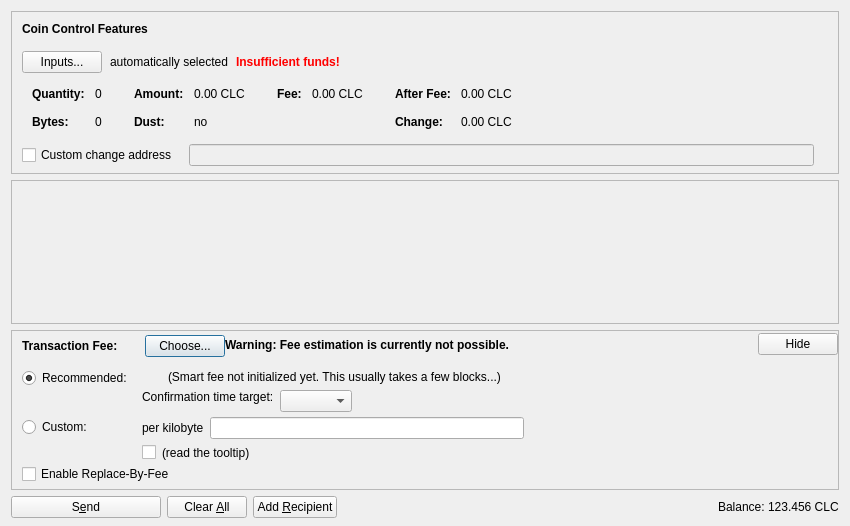
<?xml version="1.0" encoding="UTF-8"?>
<ui version="4.0">
 <class>SendCoinsDialog</class>
 <widget class="QDialog" name="SendCoinsDialog">
  <property name="geometry">
   <rect>
    <x>0</x>
    <y>0</y>
    <width>850</width>
    <height>526</height>
   </rect>
  </property>
  <property name="windowTitle">
   <string>Send Coins</string>
  </property>
  <layout class="QVBoxLayout" name="verticalLayout" stretch="0,1,0,0">
   <property name="bottomMargin">
    <number>8</number>
   </property>
   <item>
    <widget class="QFrame" name="frameCoinControl">
     <property name="sizePolicy">
      <sizepolicy hsizetype="Expanding" vsizetype="Expanding">
       <horstretch>0</horstretch>
       <verstretch>0</verstretch>
      </sizepolicy>
     </property>
     <property name="maximumSize">
      <size>
       <width>16777215</width>
       <height>16777215</height>
      </size>
     </property>
     <property name="frameShape">
      <enum>QFrame::StyledPanel</enum>
     </property>
     <property name="frameShadow">
      <enum>QFrame::Sunken</enum>
     </property>
     <layout class="QVBoxLayout" name="verticalLayoutCoinControl2">
      <property name="spacing">
       <number>0</number>
      </property>
      <property name="leftMargin">
       <number>0</number>
      </property>
      <property name="topMargin">
       <number>0</number>
      </property>
      <property name="rightMargin">
       <number>0</number>
      </property>
      <property name="bottomMargin">
       <number>6</number>
      </property>
      <item>
       <layout class="QVBoxLayout" name="verticalLayoutCoinControl" stretch="0,0,0,0,1">
        <property name="spacing">
         <number>0</number>
        </property>
        <property name="leftMargin">
         <number>10</number>
        </property>
        <property name="topMargin">
         <number>10</number>
        </property>
        <item>
         <layout class="QHBoxLayout" name="horizontalLayoutCoinControl1">
          <property name="bottomMargin">
           <number>15</number>
          </property>
          <item>
           <widget class="QLabel" name="labelCoinControlFeatures">
            <property name="sizePolicy">
             <sizepolicy hsizetype="Preferred" vsizetype="Maximum">
              <horstretch>0</horstretch>
              <verstretch>0</verstretch>
             </sizepolicy>
            </property>
            <property name="font">
             <font>
              <weight>75</weight>
              <bold>true</bold>
             </font>
            </property>
            <property name="styleSheet">
             <string notr="true">font-weight:bold;</string>
            </property>
            <property name="text">
             <string>Coin Control Features</string>
            </property>
           </widget>
          </item>
         </layout>
        </item>
        <item>
         <layout class="QHBoxLayout" name="horizontalLayoutCoinControl2" stretch="0,0,0,0">
          <property name="spacing">
           <number>8</number>
          </property>
          <property name="bottomMargin">
           <number>10</number>
          </property>
          <item>
           <widget class="QPushButton" name="pushButtonCoinControl">
            <property name="styleSheet">
             <string notr="true"/>
            </property>
            <property name="text">
             <string>Inputs...</string>
            </property>
            <property name="autoDefault">
             <bool>false</bool>
            </property>
           </widget>
          </item>
          <item>
           <widget class="QLabel" name="labelCoinControlAutomaticallySelected">
            <property name="text">
             <string>automatically selected</string>
            </property>
            <property name="margin">
             <number>5</number>
            </property>
           </widget>
          </item>
          <item>
           <widget class="QLabel" name="labelCoinControlInsuffFunds">
            <property name="font">
             <font>
              <weight>75</weight>
              <bold>true</bold>
             </font>
            </property>
            <property name="styleSheet">
             <string notr="true">color:red;font-weight:bold;</string>
            </property>
            <property name="text">
             <string>Insufficient funds!</string>
            </property>
            <property name="margin">
             <number>5</number>
            </property>
           </widget>
          </item>
          <item>
           <spacer name="horizontalSpacerCoinControl">
            <property name="orientation">
             <enum>Qt::Horizontal</enum>
            </property>
            <property name="sizeHint" stdset="0">
             <size>
              <width>40</width>
              <height>1</height>
             </size>
            </property>
           </spacer>
          </item>
         </layout>
        </item>
        <item>
         <widget class="QWidget" name="widgetCoinControl" native="true">
          <property name="sizePolicy">
           <sizepolicy hsizetype="Preferred" vsizetype="Preferred">
            <horstretch>0</horstretch>
            <verstretch>0</verstretch>
           </sizepolicy>
          </property>
          <property name="minimumSize">
           <size>
            <width>0</width>
            <height>0</height>
           </size>
          </property>
          <property name="styleSheet">
           <string notr="true"/>
          </property>
          <layout class="QHBoxLayout" name="horizontalLayoutCoinControl5">
           <property name="leftMargin">
            <number>0</number>
           </property>
           <property name="topMargin">
            <number>0</number>
           </property>
           <property name="rightMargin">
            <number>0</number>
           </property>
           <property name="bottomMargin">
            <number>0</number>
           </property>
           <item>
            <layout class="QHBoxLayout" name="horizontalLayoutCoinControl3" stretch="0,0,0,1">
             <property name="spacing">
              <number>20</number>
             </property>
             <property name="topMargin">
              <number>0</number>
             </property>
             <property name="bottomMargin">
              <number>10</number>
             </property>
             <item>
              <layout class="QFormLayout" name="formLayoutCoinControl1">
               <property name="horizontalSpacing">
                <number>10</number>
               </property>
               <property name="verticalSpacing">
                <number>14</number>
               </property>
               <property name="leftMargin">
                <number>10</number>
               </property>
               <property name="topMargin">
                <number>4</number>
               </property>
               <property name="rightMargin">
                <number>6</number>
               </property>
               <item row="0" column="0">
                <widget class="QLabel" name="labelCoinControlQuantityText">
                 <property name="font">
                  <font>
                   <weight>75</weight>
                   <bold>true</bold>
                  </font>
                 </property>
                 <property name="text">
                  <string>Quantity:</string>
                 </property>
                 <property name="margin">
                  <number>0</number>
                 </property>
                </widget>
               </item>
               <item row="0" column="1">
                <widget class="QLabel" name="labelCoinControlQuantity">
                 <property name="cursor">
                  <cursorShape>IBeamCursor</cursorShape>
                 </property>
                 <property name="contextMenuPolicy">
                  <enum>Qt::ActionsContextMenu</enum>
                 </property>
                 <property name="text">
                  <string notr="true">0</string>
                 </property>
                 <property name="margin">
                  <number>0</number>
                 </property>
                 <property name="textInteractionFlags">
                  <set>Qt::LinksAccessibleByMouse|Qt::TextSelectableByKeyboard|Qt::TextSelectableByMouse</set>
                 </property>
                </widget>
               </item>
               <item row="1" column="0">
                <widget class="QLabel" name="labelCoinControlBytesText">
                 <property name="font">
                  <font>
                   <weight>75</weight>
                   <bold>true</bold>
                  </font>
                 </property>
                 <property name="text">
                  <string>Bytes:</string>
                 </property>
                </widget>
               </item>
               <item row="1" column="1">
                <widget class="QLabel" name="labelCoinControlBytes">
                 <property name="cursor">
                  <cursorShape>IBeamCursor</cursorShape>
                 </property>
                 <property name="contextMenuPolicy">
                  <enum>Qt::ActionsContextMenu</enum>
                 </property>
                 <property name="text">
                  <string notr="true">0</string>
                 </property>
                 <property name="textInteractionFlags">
                  <set>Qt::LinksAccessibleByMouse|Qt::TextSelectableByKeyboard|Qt::TextSelectableByMouse</set>
                 </property>
                </widget>
               </item>
              </layout>
             </item>
             <item>
              <layout class="QFormLayout" name="formLayoutCoinControl2">
               <property name="horizontalSpacing">
                <number>10</number>
               </property>
               <property name="verticalSpacing">
                <number>14</number>
               </property>
               <property name="leftMargin">
                <number>6</number>
               </property>
               <property name="topMargin">
                <number>4</number>
               </property>
               <property name="rightMargin">
                <number>6</number>
               </property>
               <item row="0" column="0">
                <widget class="QLabel" name="labelCoinControlAmountText">
                 <property name="font">
                  <font>
                   <weight>75</weight>
                   <bold>true</bold>
                  </font>
                 </property>
                 <property name="text">
                  <string>Amount:</string>
                 </property>
                 <property name="margin">
                  <number>0</number>
                 </property>
                </widget>
               </item>
               <item row="0" column="1">
                <widget class="QLabel" name="labelCoinControlAmount">
                 <property name="cursor">
                  <cursorShape>IBeamCursor</cursorShape>
                 </property>
                 <property name="contextMenuPolicy">
                  <enum>Qt::ActionsContextMenu</enum>
                 </property>
                 <property name="text">
                  <string notr="true">0.00 CLC</string>
                 </property>
                 <property name="textInteractionFlags">
                  <set>Qt::LinksAccessibleByMouse|Qt::TextSelectableByKeyboard|Qt::TextSelectableByMouse</set>
                 </property>
                </widget>
               </item>
               <item row="1" column="0">
                <widget class="QLabel" name="labelCoinControlLowOutputText">
                 <property name="font">
                  <font>
                   <weight>75</weight>
                   <bold>true</bold>
                  </font>
                 </property>
                 <property name="text">
                  <string>Dust:</string>
                 </property>
                </widget>
               </item>
               <item row="1" column="1">
                <widget class="QLabel" name="labelCoinControlLowOutput">
                 <property name="cursor">
                  <cursorShape>IBeamCursor</cursorShape>
                 </property>
                 <property name="contextMenuPolicy">
                  <enum>Qt::ActionsContextMenu</enum>
                 </property>
                 <property name="text">
                  <string notr="true">no</string>
                 </property>
                 <property name="textInteractionFlags">
                  <set>Qt::LinksAccessibleByMouse|Qt::TextSelectableByKeyboard|Qt::TextSelectableByMouse</set>
                 </property>
                </widget>
               </item>
              </layout>
             </item>
             <item>
              <layout class="QFormLayout" name="formLayoutCoinControl3">
               <property name="horizontalSpacing">
                <number>10</number>
               </property>
               <property name="verticalSpacing">
                <number>14</number>
               </property>
               <property name="leftMargin">
                <number>6</number>
               </property>
               <property name="topMargin">
                <number>4</number>
               </property>
               <property name="rightMargin">
                <number>6</number>
               </property>
               <item row="0" column="0">
                <widget class="QLabel" name="labelCoinControlFeeText">
                 <property name="font">
                  <font>
                   <weight>75</weight>
                   <bold>true</bold>
                  </font>
                 </property>
                 <property name="text">
                  <string>Fee:</string>
                 </property>
                 <property name="margin">
                  <number>0</number>
                 </property>
                </widget>
               </item>
               <item row="0" column="1">
                <widget class="QLabel" name="labelCoinControlFee">
                 <property name="cursor">
                  <cursorShape>IBeamCursor</cursorShape>
                 </property>
                 <property name="contextMenuPolicy">
                  <enum>Qt::ActionsContextMenu</enum>
                 </property>
                 <property name="text">
                  <string notr="true">0.00 CLC</string>
                 </property>
                 <property name="textInteractionFlags">
                  <set>Qt::LinksAccessibleByMouse|Qt::TextSelectableByKeyboard|Qt::TextSelectableByMouse</set>
                 </property>
                </widget>
               </item>
              </layout>
             </item>
             <item>
              <layout class="QFormLayout" name="formLayoutCoinControl4">
               <property name="horizontalSpacing">
                <number>10</number>
               </property>
               <property name="verticalSpacing">
                <number>14</number>
               </property>
               <property name="leftMargin">
                <number>6</number>
               </property>
               <property name="topMargin">
                <number>4</number>
               </property>
               <property name="rightMargin">
                <number>6</number>
               </property>
               <item row="0" column="0">
                <widget class="QLabel" name="labelCoinControlAfterFeeText">
                 <property name="font">
                  <font>
                   <weight>75</weight>
                   <bold>true</bold>
                  </font>
                 </property>
                 <property name="text">
                  <string>After Fee:</string>
                 </property>
                 <property name="margin">
                  <number>0</number>
                 </property>
                </widget>
               </item>
               <item row="0" column="1">
                <widget class="QLabel" name="labelCoinControlAfterFee">
                 <property name="cursor">
                  <cursorShape>IBeamCursor</cursorShape>
                 </property>
                 <property name="contextMenuPolicy">
                  <enum>Qt::ActionsContextMenu</enum>
                 </property>
                 <property name="text">
                  <string notr="true">0.00 CLC</string>
                 </property>
                 <property name="textInteractionFlags">
                  <set>Qt::LinksAccessibleByMouse|Qt::TextSelectableByKeyboard|Qt::TextSelectableByMouse</set>
                 </property>
                </widget>
               </item>
               <item row="1" column="0">
                <widget class="QLabel" name="labelCoinControlChangeText">
                 <property name="font">
                  <font>
                   <weight>75</weight>
                   <bold>true</bold>
                  </font>
                 </property>
                 <property name="text">
                  <string>Change:</string>
                 </property>
                </widget>
               </item>
               <item row="1" column="1">
                <widget class="QLabel" name="labelCoinControlChange">
                 <property name="cursor">
                  <cursorShape>IBeamCursor</cursorShape>
                 </property>
                 <property name="contextMenuPolicy">
                  <enum>Qt::ActionsContextMenu</enum>
                 </property>
                 <property name="text">
                  <string notr="true">0.00 CLC</string>
                 </property>
                 <property name="textInteractionFlags">
                  <set>Qt::LinksAccessibleByMouse|Qt::TextSelectableByKeyboard|Qt::TextSelectableByMouse</set>
                 </property>
                </widget>
               </item>
              </layout>
             </item>
            </layout>
           </item>
          </layout>
         </widget>
        </item>
        <item>
         <layout class="QHBoxLayout" name="horizontalLayoutCoinControl4" stretch="0,0,0">
          <property name="spacing">
           <number>12</number>
          </property>
          <property name="sizeConstraint">
           <enum>QLayout::SetDefaultConstraint</enum>
          </property>
          <property name="topMargin">
           <number>5</number>
          </property>
          <property name="rightMargin">
           <number>5</number>
          </property>
          <item>
           <widget class="QCheckBox" name="checkBoxCoinControlChange">
            <property name="toolTip">
             <string>If this is activated, but the change address is empty or invalid, change will be sent to a newly generated address.</string>
            </property>
            <property name="text">
             <string>Custom change address</string>
            </property>
           </widget>
          </item>
          <item>
           <widget class="QValidatedLineEdit" name="lineEditCoinControlChange">
            <property name="enabled">
             <bool>false</bool>
            </property>
            <property name="sizePolicy">
             <sizepolicy hsizetype="Expanding" vsizetype="Fixed">
              <horstretch>0</horstretch>
              <verstretch>0</verstretch>
             </sizepolicy>
            </property>
           </widget>
          </item>
          <item>
           <widget class="QLabel" name="labelCoinControlChangeLabel">
            <property name="sizePolicy">
             <sizepolicy hsizetype="Preferred" vsizetype="Expanding">
              <horstretch>0</horstretch>
              <verstretch>0</verstretch>
             </sizepolicy>
            </property>
            <property name="minimumSize">
             <size>
              <width>0</width>
              <height>0</height>
             </size>
            </property>
            <property name="text">
             <string/>
            </property>
            <property name="margin">
             <number>3</number>
            </property>
           </widget>
          </item>
         </layout>
        </item>
        <item>
         <spacer name="verticalSpacerCoinControl">
          <property name="orientation">
           <enum>Qt::Vertical</enum>
          </property>
          <property name="sizeHint" stdset="0">
           <size>
            <width>800</width>
            <height>1</height>
           </size>
          </property>
         </spacer>
        </item>
       </layout>
      </item>
     </layout>
    </widget>
   </item>
   <item>
    <widget class="QScrollArea" name="scrollArea">
     <property name="widgetResizable">
      <bool>true</bool>
     </property>
     <widget class="QWidget" name="scrollAreaWidgetContents">
      <property name="geometry">
       <rect>
        <x>0</x>
        <y>0</y>
        <width>830</width>
        <height>104</height>
       </rect>
      </property>
      <layout class="QVBoxLayout" name="verticalLayout_2" stretch="0,1">
       <property name="leftMargin">
        <number>0</number>
       </property>
       <property name="topMargin">
        <number>0</number>
       </property>
       <property name="rightMargin">
        <number>0</number>
       </property>
       <property name="bottomMargin">
        <number>0</number>
       </property>
       <item>
        <layout class="QVBoxLayout" name="entries">
         <property name="spacing">
          <number>6</number>
         </property>
        </layout>
       </item>
       <item>
        <spacer name="verticalSpacer">
         <property name="orientation">
          <enum>Qt::Vertical</enum>
         </property>
         <property name="sizeHint" stdset="0">
          <size>
           <width>20</width>
           <height>40</height>
          </size>
         </property>
        </spacer>
       </item>
      </layout>
     </widget>
    </widget>
   </item>
   <item>
    <widget class="QFrame" name="frameFee">
     <property name="sizePolicy">
      <sizepolicy hsizetype="Expanding" vsizetype="Expanding">
       <horstretch>0</horstretch>
       <verstretch>0</verstretch>
      </sizepolicy>
     </property>
     <property name="maximumSize">
      <size>
       <width>16777215</width>
       <height>16777215</height>
      </size>
     </property>
     <property name="frameShape">
      <enum>QFrame::StyledPanel</enum>
     </property>
     <property name="frameShadow">
      <enum>QFrame::Sunken</enum>
     </property>
     <layout class="QVBoxLayout" name="verticalLayoutFee1">
      <property name="spacing">
       <number>0</number>
      </property>
      <property name="leftMargin">
       <number>0</number>
      </property>
      <property name="topMargin">
       <number>0</number>
      </property>
      <property name="rightMargin">
       <number>0</number>
      </property>
      <property name="bottomMargin">
       <number>0</number>
      </property>
      <item>
       <layout class="QVBoxLayout" name="verticalLayoutFee2" stretch="0,0,0">
        <property name="spacing">
         <number>0</number>
        </property>
        <property name="leftMargin">
         <number>10</number>
        </property>
        <property name="topMargin">
         <number>0</number>
        </property>
        <item>
         <layout class="QHBoxLayout" name="horizontalLayoutFee1">
          <property name="bottomMargin">
           <number>0</number>
          </property>
          <item>
           <layout class="QVBoxLayout" name="verticalLayoutFee7">
            <property name="spacing">
             <number>0</number>
            </property>
            <item>
             <spacer name="verticalSpacerSmartFee">
              <property name="orientation">
               <enum>Qt::Vertical</enum>
              </property>
              <property name="sizeType">
               <enum>QSizePolicy::Fixed</enum>
              </property>
              <property name="sizeHint" stdset="0">
               <size>
                <width>1</width>
                <height>4</height>
               </size>
              </property>
             </spacer>
            </item>
            <item>
             <layout class="QHBoxLayout" name="horizontalLayoutSmartFee">
              <property name="spacing">
               <number>10</number>
              </property>
              <item>
               <widget class="QLabel" name="labelFeeHeadline">
                <property name="sizePolicy">
                 <sizepolicy hsizetype="Preferred" vsizetype="Maximum">
                  <horstretch>0</horstretch>
                  <verstretch>0</verstretch>
                 </sizepolicy>
                </property>
                <property name="font">
                 <font>
                  <weight>75</weight>
                  <bold>true</bold>
                 </font>
                </property>
                <property name="styleSheet">
                 <string notr="true">font-weight:bold;</string>
                </property>
                <property name="text">
                 <string>Transaction Fee:</string>
                </property>
               </widget>
              </item>
              <item>
               <widget class="QLabel" name="labelFeeMinimized">
                <property name="text">
                 <string/>
                </property>
               </widget>
              </item>
              <item>
               <widget class="QPushButton" name="buttonChooseFee">
                <property name="text">
                 <string>Choose...</string>
                </property>
               </widget>
              </item>
             </layout>
            </item>
            <item>
             <spacer name="verticalSpacer_5">
              <property name="orientation">
               <enum>Qt::Vertical</enum>
              </property>
              <property name="sizeHint" stdset="0">
               <size>
                <width>1</width>
                <height>1</height>
               </size>
              </property>
             </spacer>
            </item>
           </layout>
          </item>
          <item>
           <widget class="QLabel" name="fallbackFeeWarningLabel">
            <property name="toolTip">
             <string>Using the fallbackfee can result in sending a transaction that will take several hours or days (or never) to confirm. Consider choosing your fee manually or wait until you have validated the complete chain.</string>
            </property>
            <property name="font">
            <font>
                <weight>75</weight>
                <bold>true</bold>
            </font>
            </property>
            <property name="text">
             <string>Warning: Fee estimation is currently not possible.</string>
            </property>
            <property name="wordWrap">
             <bool>false</bool>
            </property>
           </widget>
          </item>
          <item>
           <spacer name="horizontalSpacer_4">
            <property name="orientation">
             <enum>Qt::Horizontal</enum>
            </property>
            <property name="sizeType">
             <enum>QSizePolicy::MinimumExpanding</enum>
            </property>
            <property name="sizeHint" stdset="0">
             <size>
              <width>40</width>
              <height>20</height>
             </size>
            </property>
           </spacer>
          </item>
          <item>
           <widget class="QPushButton" name="buttonMinimizeFee">
            <property name="toolTip">
             <string>collapse fee-settings</string>
            </property>
            <property name="text">
             <string>Hide</string>
            </property>
           </widget>
          </item>
         </layout>
        </item>
        <item>
         <widget class="QFrame" name="frameFeeSelection">
          <layout class="QVBoxLayout" name="verticalLayoutFee12">
           <property name="spacing">
            <number>0</number>
           </property>
           <property name="leftMargin">
            <number>0</number>
           </property>
           <property name="topMargin">
            <number>0</number>
           </property>
           <property name="rightMargin">
            <number>0</number>
           </property>
           <property name="bottomMargin">
            <number>0</number>
           </property>
           <item>
            <layout class="QGridLayout" name="gridLayoutFee">
             <property name="topMargin">
              <number>10</number>
             </property>
             <property name="bottomMargin">
              <number>4</number>
             </property>
             <property name="horizontalSpacing">
              <number>10</number>
             </property>
             <property name="verticalSpacing">
              <number>4</number>
             </property>
             <item row="1" column="1">
              <layout class="QVBoxLayout" name="verticalLayoutFee8">
               <property name="spacing">
                <number>6</number>
               </property>
               <item>
                <layout class="QHBoxLayout" name="horizontalLayoutFee13">
                 <item>
                  <widget class="QLabel" name="labelCustomPerKilobyte">
                   <property name="toolTip">
                    <string>If the custom fee is set to 1000 satoshis and the transaction is only 250 bytes, then &quot;per kilobyte&quot; only pays 250 satoshis in fee, while &quot;total at least&quot; pays 1000 satoshis. For transactions bigger than a kilobyte both pay by kilobyte.</string>
                   </property>
                   <property name="text">
                    <string>per kilobyte</string>
                   </property>
                  </widget>
                 </item>
                 <item>
                  <widget class="CillocoinAmountField" name="customFee"/>
                 </item>
                 <item>
                  <spacer name="horizontalSpacer_6">
                   <property name="orientation">
                    <enum>Qt::Horizontal</enum>
                   </property>
                   <property name="sizeHint" stdset="0">
                    <size>
                     <width>1</width>
                     <height>1</height>
                    </size>
                   </property>
                  </spacer>
                 </item>
                </layout>
               </item>
               <item>
                <layout class="QHBoxLayout" name="horizontalLayoutFee8">
                 <item>
                  <widget class="QCheckBox" name="checkBoxMinimumFee">
                   <property name="toolTip">
                    <string>Paying only the minimum fee is just fine as long as there is less transaction volume than space in the blocks. But be aware that this can end up in a never confirming transaction once there is more demand for cillocoin transactions than the network can process.</string>
                   </property>
                   <property name="text">
                    <string/>
                   </property>
                  </widget>
                 </item>
                 <item>
                  <widget class="QLabel" name="labelMinFeeWarning">
                   <property name="enabled">
                    <bool>true</bool>
                   </property>
                   <property name="toolTip">
                    <string>Paying only the minimum fee is just fine as long as there is less transaction volume than space in the blocks. But be aware that this can end up in a never confirming transaction once there is more demand for cillocoin transactions than the network can process.</string>
                   </property>
                   <property name="text">
                    <string>(read the tooltip)</string>
                   </property>
                   <property name="margin">
                    <number>5</number>
                   </property>
                  </widget>
                 </item>
                 <item>
                  <spacer name="horizontalSpacer_2">
                   <property name="orientation">
                    <enum>Qt::Horizontal</enum>
                   </property>
                   <property name="sizeHint" stdset="0">
                    <size>
                     <width>1</width>
                     <height>1</height>
                    </size>
                   </property>
                  </spacer>
                 </item>
                </layout>
               </item>
              </layout>
             </item>
             <item row="0" column="0">
              <layout class="QVBoxLayout" name="verticalLayoutFee4" stretch="0,1">
               <item>
                <widget class="QRadioButton" name="radioSmartFee">
                 <property name="text">
                  <string>Recommended:</string>
                 </property>
                 <property name="checked">
                  <bool>true</bool>
                 </property>
                 <attribute name="buttonGroup">
                  <string notr="true">groupFee</string>
                 </attribute>
                </widget>
               </item>
               <item>
                <spacer name="verticalSpacer_2">
                 <property name="orientation">
                  <enum>Qt::Vertical</enum>
                 </property>
                 <property name="sizeHint" stdset="0">
                  <size>
                   <width>1</width>
                   <height>1</height>
                  </size>
                 </property>
                </spacer>
               </item>
              </layout>
             </item>
             <item row="1" column="0">
              <layout class="QVBoxLayout" name="verticalLayoutFee9" stretch="0,1">
               <item>
                <widget class="QRadioButton" name="radioCustomFee">
                 <property name="text">
                  <string>Custom:</string>
                 </property>
                 <attribute name="buttonGroup">
                  <string notr="true">groupFee</string>
                 </attribute>
                </widget>
               </item>
               <item>
                <spacer name="verticalSpacer_6">
                 <property name="orientation">
                  <enum>Qt::Vertical</enum>
                 </property>
                 <property name="sizeHint" stdset="0">
                  <size>
                   <width>1</width>
                   <height>1</height>
                  </size>
                 </property>
                </spacer>
               </item>
              </layout>
             </item>
             <item row="0" column="1">
              <layout class="QVBoxLayout" name="verticalLayoutFee3" stretch="0,0,1">
               <property name="spacing">
                <number>6</number>
               </property>
               <property name="topMargin">
                <number>2</number>
               </property>
               <item>
                <layout class="QHBoxLayout" name="horizontalLayoutFee12">
                 <item>
                  <widget class="QLabel" name="labelSmartFee">
                   <property name="text">
                    <string/>
                   </property>
                   <property name="margin">
                    <number>2</number>
                   </property>
                  </widget>
                 </item>
                 <item>
                  <widget class="QLabel" name="labelFeeEstimation">
                   <property name="text">
                    <string/>
                   </property>
                  </widget>
                 </item>
                 <item>
                  <widget class="QLabel" name="labelSmartFee2">
                   <property name="text">
                    <string>(Smart fee not initialized yet. This usually takes a few blocks...)</string>
                   </property>
                   <property name="margin">
                    <number>2</number>
                   </property>
                  </widget>
                 </item>
                 <item>
                  <spacer name="horizontalSpacer_5">
                   <property name="orientation">
                    <enum>Qt::Horizontal</enum>
                   </property>
                   <property name="sizeHint" stdset="0">
                    <size>
                     <width>1</width>
                     <height>1</height>
                    </size>
                   </property>
                  </spacer>
                 </item>
                </layout>
               </item>
               <item>
                <layout class="QHBoxLayout" name="horizontalLayoutFee9">
                 <item>
                  <layout class="QVBoxLayout" name="verticalLayoutFee6">
                   <item>
                    <widget class="QLabel" name="labelSmartFee3">
                     <property name="text">
                      <string>Confirmation time target:</string>
                     </property>
                     <property name="margin">
                      <number>2</number>
                     </property>
                    </widget>
                   </item>
                   <item>
                    <spacer name="verticalSpacer_3">
                     <property name="orientation">
                      <enum>Qt::Vertical</enum>
                     </property>
                     <property name="sizeHint" stdset="0">
                      <size>
                       <width>1</width>
                       <height>1</height>
                      </size>
                     </property>
                    </spacer>
                   </item>
                  </layout>
                 </item>
                 <item>
                  <layout class="QVBoxLayout" name="verticalLayoutFee5">
                   <property name="rightMargin">
                    <number>30</number>
                   </property>
                   <item>
                    <layout class="QHBoxLayout" name="horizontalLayoutConfTarget">
                     <property name="bottomMargin">
                      <number>0</number>
                     </property>
                     <item>
                      <widget class="QComboBox" name="confTargetSelector"/>
                     </item>
                     <item>
                      <spacer name="horizontalSpacerConfTarget">
                       <property name="orientation">
                        <enum>Qt::Horizontal</enum>
                       </property>
                       <property name="sizeHint" stdset="0">
                        <size>
                         <width>40</width>
                         <height>20</height>
                        </size>
                       </property>
                      </spacer>
                     </item>
                    </layout>
                   </item>
                  </layout>
                 </item>
                </layout>
               </item>
               <item>
                <spacer name="verticalSpacer_4">
                 <property name="orientation">
                  <enum>Qt::Vertical</enum>
                 </property>
                 <property name="sizeHint" stdset="0">
                  <size>
                   <width>1</width>
                   <height>1</height>
                  </size>
                 </property>
                </spacer>
               </item>
              </layout>
             </item>
            </layout>
           </item>
           <item>
            <widget class="QCheckBox" name="optInRBF">
             <property name="text">
              <string>Enable Replace-By-Fee</string>
             </property>
             <property name="toolTip">
              <string>With Replace-By-Fee (BIP-125) you can increase a transaction's fee after it is sent. Without this, a higher fee may be recommended to compensate for increased transaction delay risk.</string>
             </property>
            </widget>
           </item>
          </layout>
         </widget>
        </item>
        <item>
         <spacer name="verticalSpacerFee">
          <property name="orientation">
           <enum>Qt::Vertical</enum>
          </property>
          <property name="sizeHint" stdset="0">
           <size>
            <width>40</width>
            <height>5</height>
           </size>
          </property>
         </spacer>
        </item>
       </layout>
      </item>
     </layout>
    </widget>
   </item>
   <item>
    <layout class="QHBoxLayout" name="horizontalLayout">
     <item>
      <widget class="QPushButton" name="sendButton">
       <property name="minimumSize">
        <size>
         <width>150</width>
         <height>0</height>
        </size>
       </property>
       <property name="toolTip">
        <string>Confirm the send action</string>
       </property>
       <property name="text">
        <string>S&amp;end</string>
       </property>
       <property name="icon">
        <iconset resource="../cillocoin.qrc">
         <normaloff>:/icons/send</normaloff>:/icons/send</iconset>
       </property>
       <property name="autoDefault">
        <bool>false</bool>
       </property>
       <property name="default">
        <bool>false</bool>
       </property>
      </widget>
     </item>
     <item>
      <widget class="QPushButton" name="clearButton">
       <property name="sizePolicy">
        <sizepolicy hsizetype="Minimum" vsizetype="Fixed">
         <horstretch>0</horstretch>
         <verstretch>0</verstretch>
        </sizepolicy>
       </property>
       <property name="toolTip">
        <string>Clear all fields of the form.</string>
       </property>
       <property name="text">
        <string>Clear &amp;All</string>
       </property>
       <property name="icon">
        <iconset resource="../cillocoin.qrc">
         <normaloff>:/icons/remove</normaloff>:/icons/remove</iconset>
       </property>
       <property name="autoDefault">
        <bool>false</bool>
       </property>
      </widget>
     </item>
     <item>
      <widget class="QPushButton" name="addButton">
       <property name="toolTip">
        <string>Send to multiple recipients at once</string>
       </property>
       <property name="text">
        <string>Add &amp;Recipient</string>
       </property>
       <property name="icon">
        <iconset resource="../cillocoin.qrc">
         <normaloff>:/icons/add</normaloff>:/icons/add</iconset>
       </property>
       <property name="autoDefault">
        <bool>false</bool>
       </property>
      </widget>
     </item>
     <item>
      <spacer name="horizontalSpacer">
       <property name="orientation">
        <enum>Qt::Horizontal</enum>
       </property>
       <property name="sizeHint" stdset="0">
        <size>
         <width>40</width>
         <height>20</height>
        </size>
       </property>
      </spacer>
     </item>
     <item>
      <layout class="QHBoxLayout" name="horizontalLayout_2">
       <property name="spacing">
        <number>3</number>
       </property>
       <item>
        <widget class="QLabel" name="label">
         <property name="sizePolicy">
          <sizepolicy hsizetype="Preferred" vsizetype="Fixed">
           <horstretch>0</horstretch>
           <verstretch>0</verstretch>
          </sizepolicy>
         </property>
         <property name="text">
          <string>Balance:</string>
         </property>
        </widget>
       </item>
       <item>
        <widget class="QLabel" name="labelBalance">
         <property name="sizePolicy">
          <sizepolicy hsizetype="Preferred" vsizetype="Fixed">
           <horstretch>0</horstretch>
           <verstretch>0</verstretch>
          </sizepolicy>
         </property>
         <property name="cursor">
          <cursorShape>IBeamCursor</cursorShape>
         </property>
         <property name="text">
          <string notr="true">123.456 CLC</string>
         </property>
         <property name="textInteractionFlags">
          <set>Qt::LinksAccessibleByMouse|Qt::TextSelectableByKeyboard|Qt::TextSelectableByMouse</set>
         </property>
        </widget>
       </item>
      </layout>
     </item>
    </layout>
   </item>
  </layout>
 </widget>
 <customwidgets>
  <customwidget>
   <class>QValidatedLineEdit</class>
   <extends>QLineEdit</extends>
   <header>qt/qvalidatedlineedit.h</header>
  </customwidget>
  <customwidget>
   <class>CillocoinAmountField</class>
   <extends>QLineEdit</extends>
   <header>qt/cillocoinamountfield.h</header>
   <container>1</container>
  </customwidget>
 </customwidgets>
 <resources>
  <include location="../cillocoin.qrc"/>
 </resources>
 <connections/>
 <buttongroups>
  <buttongroup name="groupFee"/>
 </buttongroups>
</ui>
